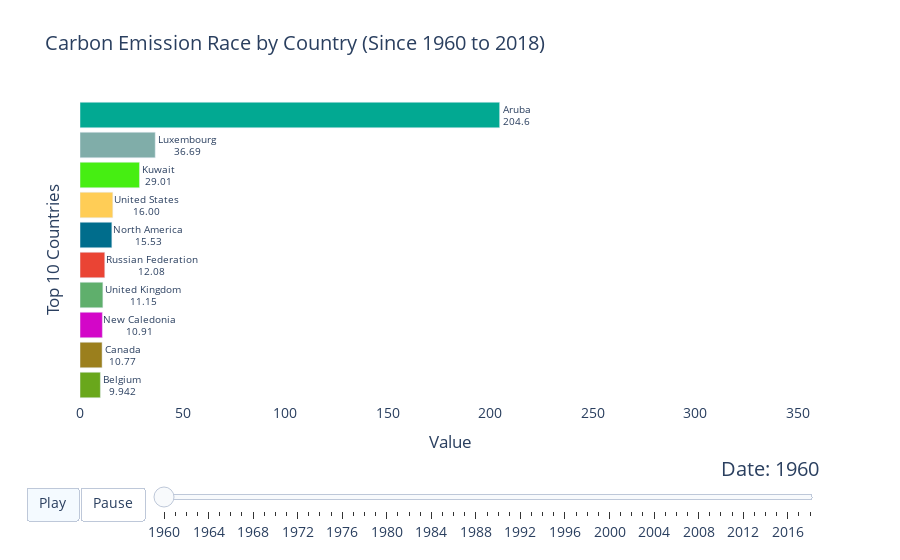

The code cell stored with this chart in its notebook:
### Code cell
from raceplotly.plots import barplot
race_plot=barplot(df=df2[df2['Country Name']!='World'],item_column='Country Name', value_column='value',time_column='Year', top_entries=10)
race_plot.plot(title='Carbon Emission Race by Country (Since 1960 to 2018)', value_label='Value',item_label='Top 10 Countries')

### Figure 1 — Plotly figure (JSON) as saved in the notebook; plotly's stock layout.template omitted (floating-point values rounded to 4 significant figures)
{"data": [{"cliponaxis": false, "hoverinfo": "all", "marker": {"color": ["rgb(105, 167, 28)", "rgb(155, 127, 29)", "rgb(211, 6, 200)", "rgb(95, 175, 108)", "rgb(234, 68, 52)", "rgb(0, 109, 140)", "rgb(255, 205, 86)", "rgb(70, 238, 18)", "rgb(128, 173, 169)", "rgb(2, 169, 146)"]}, "orientation": "h", "textangle": 0, "textposition": "outside", "texttemplate": "%{y}<br>%{x:.4s}", "type": "bar", "x": [9.942, 10.77, 10.91, 11.15, 12.08, 15.53, 16.0, 29.01, 36.69, 204.6], "y": ["Belgium", "Canada", "New Caledonia", "United Kingdom", "Russian Federation", "North America", "United States", "Kuwait", "Luxembourg", "Aruba"]}], "layout": {"bargap": 0.15, "font": {"size": 14}, "plot_bgcolor": "#FFFFFF", "sliders": [{"active": 0, "currentvalue": {"font": {"size": 20}, "prefix": "Date: ", "visible": true, "xanchor": "right"}, "len": 0.9, "pad": {"b": 10, "t": 50}, "steps": [{"args": [["1960"], {"frame": {"duration": 500, "redraw": false}, "mode": "immediate", "transition": {"duration": 500}}], "label": "1960", "method": "animate"}, {"args": [["1961"], {"frame": {"duration": 500, "redraw": false}, "mode": "immediate", "transition": {"duration": 500}}], "label": "1961", "method": "animate"}, {"args": [["1962"], {"frame": {"duration": 500, "redraw": false}, "mode": "immediate", "transition": {"duration": 500}}], "label": "1962", "method": "animate"}, {"args": [["1963"], {"frame": {"duration": 500, "redraw": false}, "mode": "immediate", "transition": {"duration": 500}}], "label": "1963", "method": "animate"}, {"args": [["1964"], {"frame": {"duration": 500, "redraw": false}, "mode": "immediate", "transition": {"duration": 500}}], "label": "1964", "method": "animate"}, {"args": [["1965"], {"frame": {"duration": 500, "redraw": false}, "mode": "immediate", "transition": {"duration": 500}}], "label": "1965", "method": "animate"}, {"args": [["1966"], {"frame": {"duration": 500, "redraw": false}, "mode": "immediate", "transition": {"duration": 500}}], "label": "1966", "method": "animate"}, {"args": [["1967"], {"frame": {"duration": 500, "redraw": false}, "mode": "immediate", "transition": {"duration": 500}}], "label": "1967", "method": "animate"}, {"args": [["1968"], {"frame": {"duration": 500, "redraw": false}, "mode": "immediate", "transition": {"duration": 500}}], "label": "1968", "method": "animate"}, {"args": [["1969"], {"frame": {"duration": 500, "redraw": false}, "mode": "immediate", "transition": {"duration": 500}}], "label": "1969", "method": "animate"}, {"args": [["1970"], {"frame": {"duration": 500, "redraw": false}, "mode": "immediate", "transition": {"duration": 500}}], "label": "1970", "method": "animate"}, {"args": [["1971"], {"frame": {"duration": 500, "redraw": false}, "mode": "immediate", "transition": {"duration": 500}}], "label": "1971", "method": "animate"}, {"args": [["1972"], {"frame": {"duration": 500, "redraw": false}, "mode": "immediate", "transition": {"duration": 500}}], "label": "1972", "method": "animate"}, {"args": [["1973"], {"frame": {"duration": 500, "redraw": false}, "mode": "immediate", "transition": {"duration": 500}}], "label": "1973", "method": "animate"}, {"args": [["1974"], {"frame": {"duration": 500, "redraw": false}, "mode": "immediate", "transition": {"duration": 500}}], "label": "1974", "method": "animate"}, {"args": [["1975"], {"frame": {"duration": 500, "redraw": false}, "mode": "immediate", "transition": {"duration": 500}}], "label": "1975", "method": "animate"}, {"args": [["1976"], {"frame": {"duration": 500, "redraw": false}, "mode": "immediate", "transition": {"duration": 500}}], "label": "1976", "method": "animate"}, {"args": [["1977"], {"frame": {"duration": 500, "redraw": false}, "mode": "immediate", "transition": {"duration": 500}}], "label": "1977", "method": "animate"}, {"args": [["1978"], {"frame": {"duration": 500, "redraw": false}, "mode": "immediate", "transition": {"duration": 500}}], "label": "1978", "method": "animate"}, {"args": [["1979"], {"frame": {"duration": 500, "redraw": false}, "mode": "immediate", "transition": {"duration": 500}}], "label": "1979", "method": "animate"}, {"args": [["1980"], {"frame": {"duration": 500, "redraw": false}, "mode": "immediate", "transition": {"duration": 500}}], "label": "1980", "method": "animate"}, {"args": [["1981"], {"frame": {"duration": 500, "redraw": false}, "mode": "immediate", "transition": {"duration": 500}}], "label": "1981", "method": "animate"}, {"args": [["1982"], {"frame": {"duration": 500, "redraw": false}, "mode": "immediate", "transition": {"duration": 500}}], "label": "1982", "method": "animate"}, {"args": [["1983"], {"frame": {"duration": 500, "redraw": false}, "mode": "immediate", "transition": {"duration": 500}}], "label": "1983", "method": "animate"}, {"args": [["1984"], {"frame": {"duration": 500, "redraw": false}, "mode": "immediate", "transition": {"duration": 500}}], "label": "1984", "method": "animate"}, {"args": [["1985"], {"frame": {"duration": 500, "redraw": false}, "mode": "immediate", "transition": {"duration": 500}}], "label": "1985", "method": "animate"}, {"args": [["1986"], {"frame": {"duration": 500, "redraw": false}, "mode": "immediate", "transition": {"duration": 500}}], "label": "1986", "method": "animate"}, {"args": [["1987"], {"frame": {"duration": 500, "redraw": false}, "mode": "immediate", "transition": {"duration": 500}}], "label": "1987", "method": "animate"}, {"args": [["1988"], {"frame": {"duration": 500, "redraw": false}, "mode": "immediate", "transition": {"duration": 500}}], "label": "1988", "method": "animate"}, {"args": [["1989"], {"frame": {"duration": 500, "redraw": false}, "mode": "immediate", "transition": {"duration": 500}}], "label": "1989", "method": "animate"}, {"args": [["1990"], {"frame": {"duration": 500, "redraw": false}, "mode": "immediate", "transition": {"duration": 500}}], "label": "1990", "method": "animate"}, {"args": [["1991"], {"frame": {"duration": 500, "redraw": false}, "mode": "immediate", "transition": {"duration": 500}}], "label": "1991", "method": "animate"}, {"args": [["1992"], {"frame": {"duration": 500, "redraw": false}, "mode": "immediate", "transition": {"duration": 500}}], "label": "1992", "method": "animate"}, {"args": [["1993"], {"frame": {"duration": 500, "redraw": false}, "mode": "immediate", "transition": {"duration": 500}}], "label": "1993", "method": "animate"}, {"args": [["1994"], {"frame": {"duration": 500, "redraw": false}, "mode": "immediate", "transition": {"duration": 500}}], "label": "1994", "method": "animate"}, {"args": [["1995"], {"frame": {"duration": 500, "redraw": false}, "mode": "immediate", "transition": {"duration": 500}}], "label": "1995", "method": "animate"}, {"args": [["1996"], {"frame": {"duration": 500, "redraw": false}, "mode": "immediate", "transition": {"duration": 500}}], "label": "1996", "method": "animate"}, {"args": [["1997"], {"frame": {"duration": 500, "redraw": false}, "mode": "immediate", "transition": {"duration": 500}}], "label": "1997", "method": "animate"}, {"args": [["1998"], {"frame": {"duration": 500, "redraw": false}, "mode": "immediate", "transition": {"duration": 500}}], "label": "1998", "method": "animate"}, {"args": [["1999"], {"frame": {"duration": 500, "redraw": false}, "mode": "immediate", "transition": {"duration": 500}}], "label": "1999", "method": "animate"}, {"args": [["2000"], {"frame": {"duration": 500, "redraw": false}, "mode": "immediate", "transition": {"duration": 500}}], "label": "2000", "method": "animate"}, {"args": [["2001"], {"frame": {"duration": 500, "redraw": false}, "mode": "immediate", "transition": {"duration": 500}}], "label": "2001", "method": "animate"}, {"args": [["2002"], {"frame": {"duration": 500, "redraw": false}, "mode": "immediate", "transition": {"duration": 500}}], "label": "2002", "method": "animate"}, {"args": [["2003"], {"frame": {"duration": 500, "redraw": false}, "mode": "immediate", "transition": {"duration": 500}}], "label": "2003", "method": "animate"}, {"args": [["2004"], {"frame": {"duration": 500, "redraw": false}, "mode": "immediate", "transition": {"duration": 500}}], "label": "2004", "method": "animate"}, {"args": [["2005"], {"frame": {"duration": 500, "redraw": false}, "mode": "immediate", "transition": {"duration": 500}}], "label": "2005", "method": "animate"}, {"args": [["2006"], {"frame": {"duration": 500, "redraw": false}, "mode": "immediate", "transition": {"duration": 500}}], "label": "2006", "method": "animate"}, {"args": [["2007"], {"frame": {"duration": 500, "redraw": false}, "mode": "immediate", "transition": {"duration": 500}}], "label": "2007", "method": "animate"}, {"args": [["2008"], {"frame": {"duration": 500, "redraw": false}, "mode": "immediate", "transition": {"duration": 500}}], "label": "2008", "method": "animate"}, {"args": [["2009"], {"frame": {"duration": 500, "redraw": false}, "mode": "immediate", "transition": {"duration": 500}}], "label": "2009", "method": "animate"}, {"args": [["2010"], {"frame": {"duration": 500, "redraw": false}, "mode": "immediate", "transition": {"duration": 500}}], "label": "2010", "method": "animate"}, {"args": [["2011"], {"frame": {"duration": 500, "redraw": false}, "mode": "immediate", "transition": {"duration": 500}}], "label": "2011", "method": "animate"}, {"args": [["2012"], {"frame": {"duration": 500, "redraw": false}, "mode": "immediate", "transition": {"duration": 500}}], "label": "2012", "method": "animate"}, {"args": [["2013"], {"frame": {"duration": 500, "redraw": false}, "mode": "immediate", "transition": {"duration": 500}}], "label": "2013", "method": "animate"}, {"args": [["2014"], {"frame": {"duration": 500, "redraw": false}, "mode": "immediate", "transition": {"duration": 500}}], "label": "2014", "method": "animate"}, {"args": [["2015"], {"frame": {"duration": 500, "redraw": false}, "mode": "immediate", "transition": {"duration": 500}}], "label": "2015", "method": "animate"}, {"args": [["2016"], {"frame": {"duration": 500, "redraw": false}, "mode": "immediate", "transition": {"duration": 500}}], "label": "2016", "method": "animate"}, {"args": [["2017"], {"frame": {"duration": 500, "redraw": false}, "mode": "immediate", "transition": {"duration": 500}}], "label": "2017", "method": "animate"}, {"args": [["2018"], {"frame": {"duration": 500, "redraw": false}, "mode": "immediate", "transition": {"duration": 500}}], "label": "2018", "method": "animate"}], "transition": {"duration": 300, "easing": "cubic-in-out"}, "x": 0.1, "xanchor": "left", "y": 0, "yanchor": "top"}], "title": {"text": "Carbon Emission Race by Country (Since 1960 to 2018)"}, "updatemenus": [{"buttons": [{"args": [null, {"frame": {"duration": 500, "redraw": false}, "fromcurrent": true, "transition": {"duration": 500, "easing": "quadratic-in-out"}}], "label": "Play", "method": "animate"}, {"args": [[null], {"frame": {"duration": 0, "redraw": false}, "mode": "immediate", "transition": {"duration": 0}}], "label": "Pause", "method": "animate"}], "direction": "left", "pad": {"r": 10, "t": 87}, "showactive": true, "type": "buttons", "x": 0.1, "xanchor": "right", "y": 0, "yanchor": "top"}], "xaxis": {"range": [0, 360.9], "showline": true, "showticklabels": true, "title": {"text": "Value"}, "visible": true}, "yaxis": {"showline": false, "showticklabels": false, "title": {"text": "Top 10 Countries"}, "visible": true}}}
